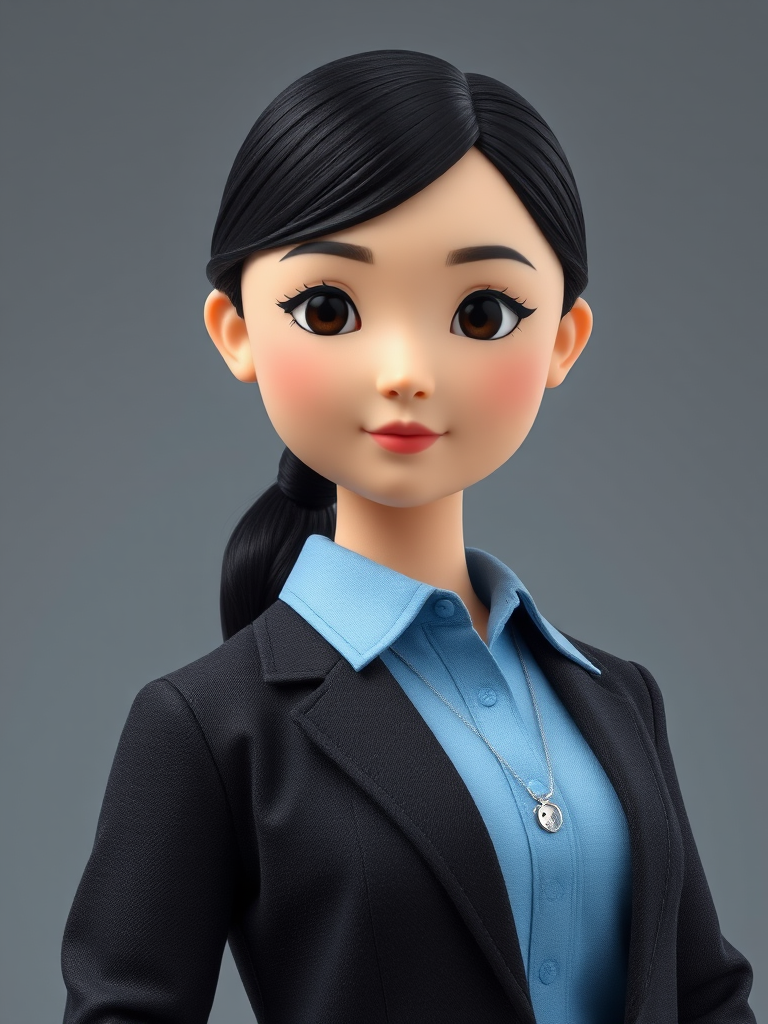
#> input picture data/qa/anti_fraud_police_chibi_v1/old/keyframes/liting_anchor_v2.png, 768 x 1024 px
$ python -i run_reference_404263_full_wan22_production.py   (imports and definitions only)
#> lines starting #> are read from the running program, lines starting #| are printed output that depends on the picture; after the words box and inside, x2 and y2 are one past the last pixel; in counts of white or black regions, pixels touching at a corner belong together
#> further down, picture is the input picture: shape (1024, 768, 3); mean B, G, R 94.1, 89.8, 87.6
"""Render the approved 404263 full visual timeline with real pose-driven motion.

This is the post-review production runner.  It deliberately does not read any
previous 69-shot candidate video or its visual segments.  Character shots are
rendered by Wan2.2 Animate Move with DWPose extracted from the reference video;
the source RGB and face video are never passed to Wan.  Script-designated UI,
prop and evidence inserts are rendered as explicit deterministic animations.

The final approved 064b-064f review clips are reused byte-for-byte.  They are
already the accepted Wan/DWPose continuity chain (plus the deterministic 064c
phone insert), not material from an old candidate.
"""

from __future__ import annotations

import argparse
import hashlib
import json
import math
import shutil
import subprocess
import uuid
from datetime import datetime, timezone
from pathlib import Path

import cv2
import numpy as np

from run_reference_404263_bighead_move_review import (
    copy_sequence,
    encode_sequence,
    graph,
    output_images,
    request_json,
    wait_history,
)


ROOT = Path(__file__).resolve().parents[1]
SOURCE_VIDEO = ROOT / "40426344181-1-192.mp4"
PROJECT = (
    ROOT
    / "data/qa/reference_404263_detailed_two_style_full_20260826/bighead3d"
    / "story_project.json"
)
KEYFRAME_DIR = (
    ROOT
    / "data/qa/reference_404263_detailed_two_style_full_20260826/bighead3d"
    / "full_keyframes/keyframes"
)
MASTER_DIR = (
    ROOT
    / "data/qa/reference_404263_detailed_two_style_full_20260826/bighead3d"
    / "character_masters_selected/keyframes"
)
APPROVED_064_DIR = (
    ROOT / "data/qa/reference_404263_bighead_move_review_20260827_v5_script_064"
)
DEFAULT_OUTPUT = ROOT / "data/qa/reference_404263_full_wan22_production_20260827"
DEFAULT_COMFY_ROOT = Path(r"D:\IT\AI_vido\ComfyUI")
INPUT_NAMESPACE = "reference_404263_full_wan22_production_20260827"


DETERMINISTIC_IDS = {
    "003", "005", "011", "016", "019", "023", "025", "028", "029", "035",
    "037", "042", "044", "046", "048", "052", "055", "056", "057", "061",
    "063", "064c",
}

# Run these before the ordinary performance coverage.  They are the actions
# most likely to reveal pose, hand, multi-person or contact failures.
PRIORITY_IDS = {
    "001", "015", "017", "032", "039", "049", "058", "059", "060",
}

HAND_IDS = {
    "002", "004", "006", "007", "009", "014", "017", "018", "020",
    "022", "024", "027", "031", "032", "033", "036", "038", "039",
    "040", "041", "043", "045", "047", "050", "051", "053", "058",
    "059", "060", "062", "064a",
}

# Shot-specific seed alternatives selected only after a visual rejection.  A
# seed bump never changes the locked prompt, role assets, pose path or style.
SEED_BUMPS = {"014": 311}

APPROVED_REUSE = {
    "064b": APPROVED_064_DIR / "shots/064b_chen_confused/064b_chen_confused_wan22_animate_move.mp4",
    "064c": APPROVED_064_DIR / "review_shots/064c_cracked_phone_insert.mp4",
    "064d": APPROVED_064_DIR / "shots/064d_chen_reaches_phone/064d_chen_reaches_phone_approved.mp4",
    "064e": APPROVED_064_DIR / "shots/064e_chen_phone_to_ear/064e_chen_phone_to_ear_wan22_animate_move.mp4",
    "064f": APPROVED_064_DIR / "shots/064f_chen_waits_shoulders_sink/064f_chen_waits_shoulders_sink_wan22_animate_move.mp4",
}

# The adaptation timeline is an edit timeline, not a direct timestamp map into
# the source.  These ranges were selected by the visible physical action in the
# source, never by matching clock time alone.
SOURCE_RANGES = {
    "001": (0.00, 1.40), "002": (1.00, 2.80), "004": (4.05, 5.20),
    "006": (5.20, 6.55), "007": (5.70, 6.45), "008": (7.00, 8.20),
    "009": (9.10, 9.75), "010": (9.65, 11.60), "012": (12.70, 14.10),
    # Keep 015 entirely inside the operator reaction setup. The old range
    # crossed a doorway-to-operator source edit and caused an internal cut.
    "013": (16.00, 17.40), "014": (17.10, 18.30), "015": (15.20, 16.45),
    "016": (17.00, 18.20),
    "018": (21.80, 24.80), "020": (20.00, 21.70), "021": (21.00, 23.90),
    "022": (29.00, 31.50), "024": (37.00, 38.60), "026": (38.00, 39.40),
    "027": (40.00, 41.70), "030": (46.00, 47.20), "031": (29.00, 30.25),
    "032": (52.00, 54.30), "033": (53.20, 55.30), "034": (52.20, 54.30),
    "036": (54.00, 55.30), "038": (58.80, 59.80), "039": (46.00, 48.50),
    "040": (63.00, 64.20), "041": (64.00, 65.30), "043": (67.20, 68.60),
    "045": (68.80, 70.30), "047": (72.00, 73.40), "049": (73.72, 74.34),
    "050": (75.30, 76.60), "051": (76.20, 77.50), "053": (77.40, 78.60),
    "054": (79.00, 79.90), "058": (84.50, 85.70), "059": (87.00, 87.66),
    "060": (87.72, 88.82), "062": (87.50, 88.50), "064a": (90.00, 91.10),
}

# 017 is a continuity bridge absent from the source edit.  This local pose-map
# clip was itself produced by DWPose and contains two independent figures with
# a controlled lowering/kneeling path.  Wan sees pose pixels only.
PRECOMPUTED_POSE_DRIVERS = {
    "014": ROOT / "data/qa/hospital_video/shot014_pose_driver_point_two_person_320x576_16fps.mp4",
    "016": ROOT / "data/qa/hospital_video/shot016_pose_driver_eye_closeup_320x576_16fps.mp4",
    "017": ROOT / "data/qa/hospital_video/shot017_pose_driver_chair_sit_reviewed_320x576_16fps.mp4",
    "018": ROOT / "data/qa/hospital_video/shot018_pose_driver_bow_point_two_person_320x576_16fps.mp4",
    # Reversed and horizontally mirrored from the same genuine two-person
    # DWPose sequence: the larger operator on camera-right rises while the
    # smaller lead on camera-left remains seated.
    "039": ROOT / "data/qa/hospital_video/shot039_pose_driver_rise_two_person_320x576_16fps.mp4",
    "049": ROOT / "data/qa/hospital_video/shot049_pose_driver_two_steps_320x576_16fps.mp4",
    "059": ROOT / "data/qa/hospital_video/shot059_pose_driver_reaction_two_person_320x576_16fps.mp4",
    "060": ROOT / "data/qa/hospital_video/shot060_pose_driver_control_two_person_320x576_16fps.mp4",
}

NEGATIVE = (
    "photorealistic, live action, real actor, realistic skin pores, controlled v4 "
    "visual style, child, minor, mascot, doll, identity drift, face replacement, "
    "shared face, duplicate person, character merging, hairstyle change, clothing "
    "change, extra person, missing person, extra arm, extra hand, giant hand, extra "
    "fingers, fused fingers, broken wrist, floating limb, malformed body, phone fused "
    "to hand, phone changing shape, duplicate phone, readable generated text, subtitle, "
    "logo, watermark, camera push in, zoom, pan, internal cut, scene rebuild, background "
    "jump, body teleport, frozen body, repeated beginning, loop, exposure pumping"
)


# [120 lines left out: functions sha256, run, wan_length, centered_reference, prepare_driver, positive_prompt and 1 more, not called in this run]


def cyan_components(frame: np.ndarray) -> list[tuple[int, int, int, int]]:
    hsv = cv2.cvtColor(frame, cv2.COLOR_BGR2HSV)
#> hsv: shape (1024, 768, 3); mean H, S, V 97.4, 57.3, 103.2
    mask = cv2.inRange(hsv, np.array([75, 65, 90]), np.array([115, 255, 255]))
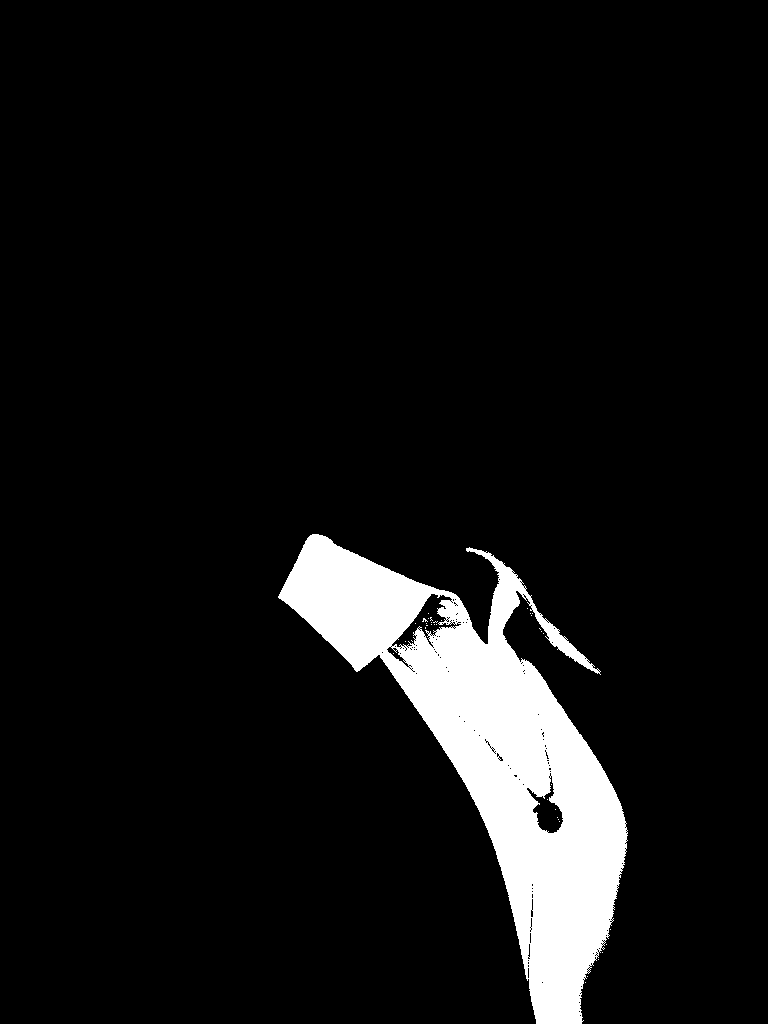
#> mask: shape (1024, 768); 7.5% white; 37 white regions (36 under 20 px), largest, box (x1, y1, x2, y2) and area: (278, 534, 628, 1024) 59315
    count, _, stats, _ = cv2.connectedComponentsWithStats(mask)
#> count = 38; stats = 38 rows, first 6: [0, 0, 768, 1024, 727057], [278, 534, 350, 490, 59315], [527, 608, 1, 1, 1], [428, 613, 1, 1, 1], [530, 613, 1, 1, 1], [532, 613, 1, 1, 1]
    boxes: list[tuple[int, int, int, int]] = []
    for index in range(1, count):
        x, y, width, height, area = stats[index]
        if 30 <= area <= 30000 and width >= 5 and height >= 5:
            boxes.append((int(x), int(y), int(width), int(height)))
#> this loop made 37 passes
#> after the loop, boxes = []
    boxes.sort(key=lambda box: (box[1], box[0]))
    return boxes[:12]


def overlay_alpha(frame: np.ndarray, overlay: np.ndarray, alpha: float) -> np.ndarray:
    return cv2.addWeighted(overlay, alpha, frame, 1.0 - alpha, 0.0)


# [404 lines left out: functions render_deterministic, main, not called in this run]


# [2 lines not run here, left out]

>>> import cv2
>>> picture = cv2.imread('../data/qa/anti_fraud_police_chibi_v1/old/keyframes/liting_anchor_v2.png')
>>> result = cyan_components(picture)
#> result = []
